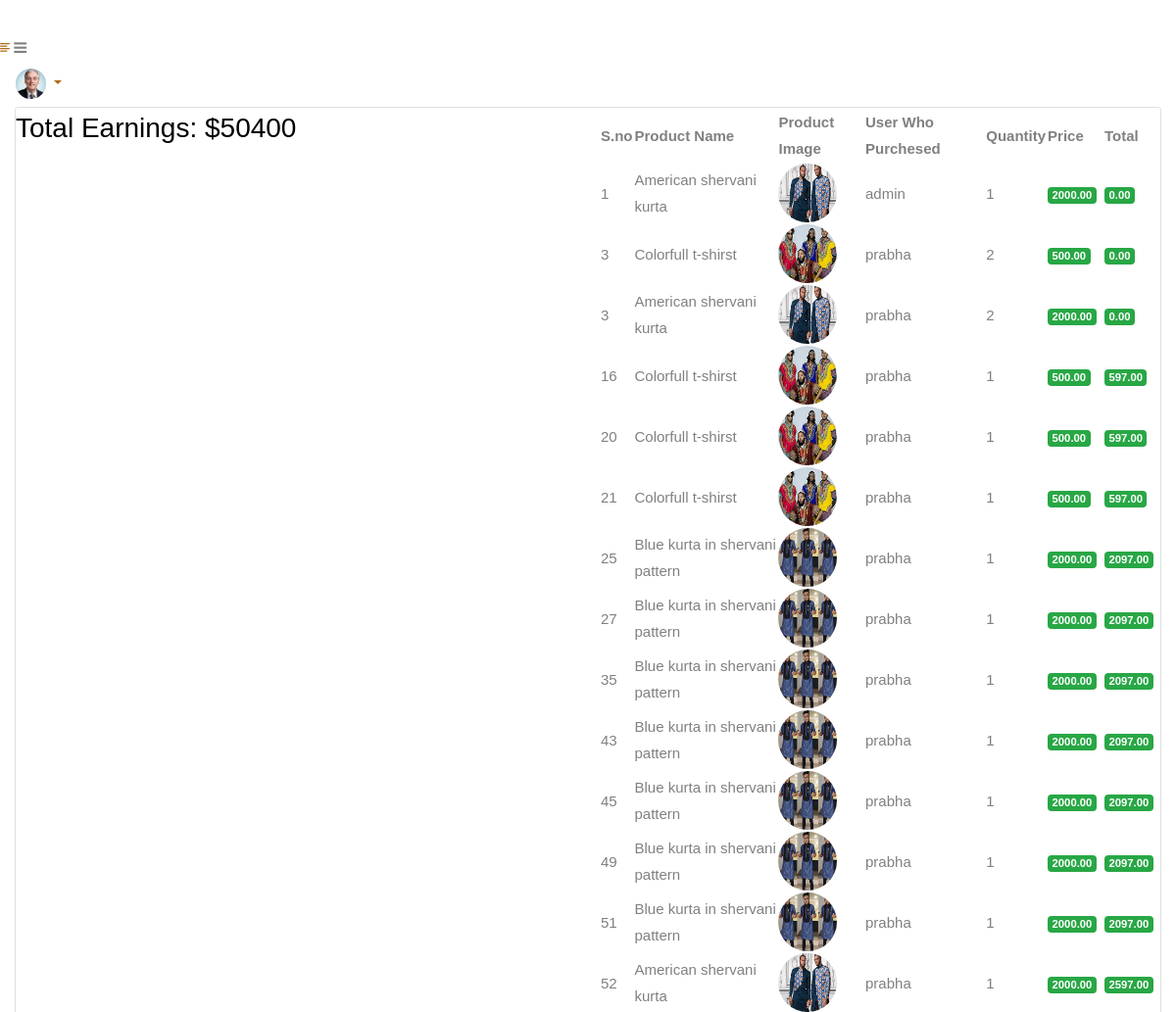
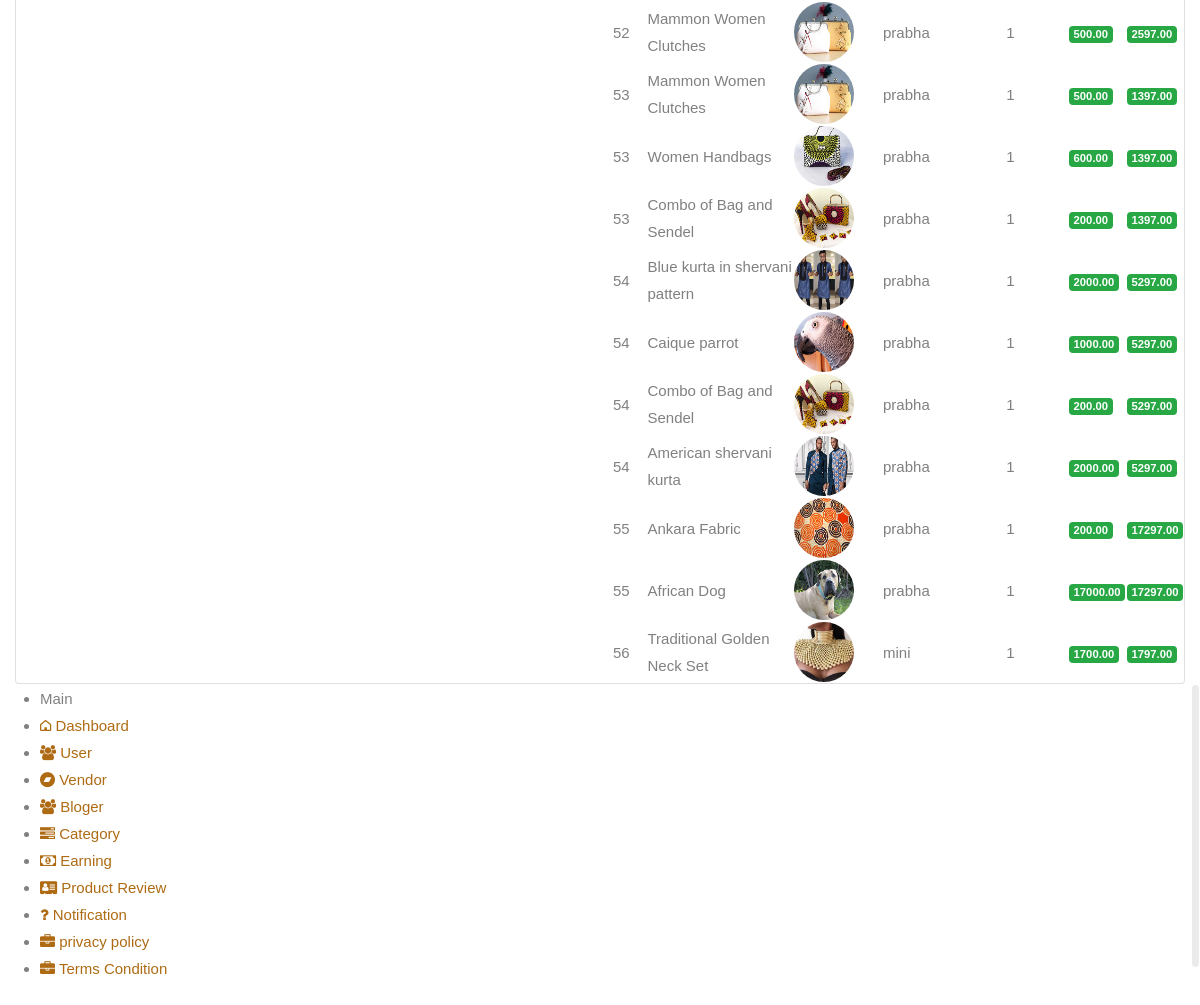
The page /earning_admin on the database as committed earlier (2 pictures, top to bottom).
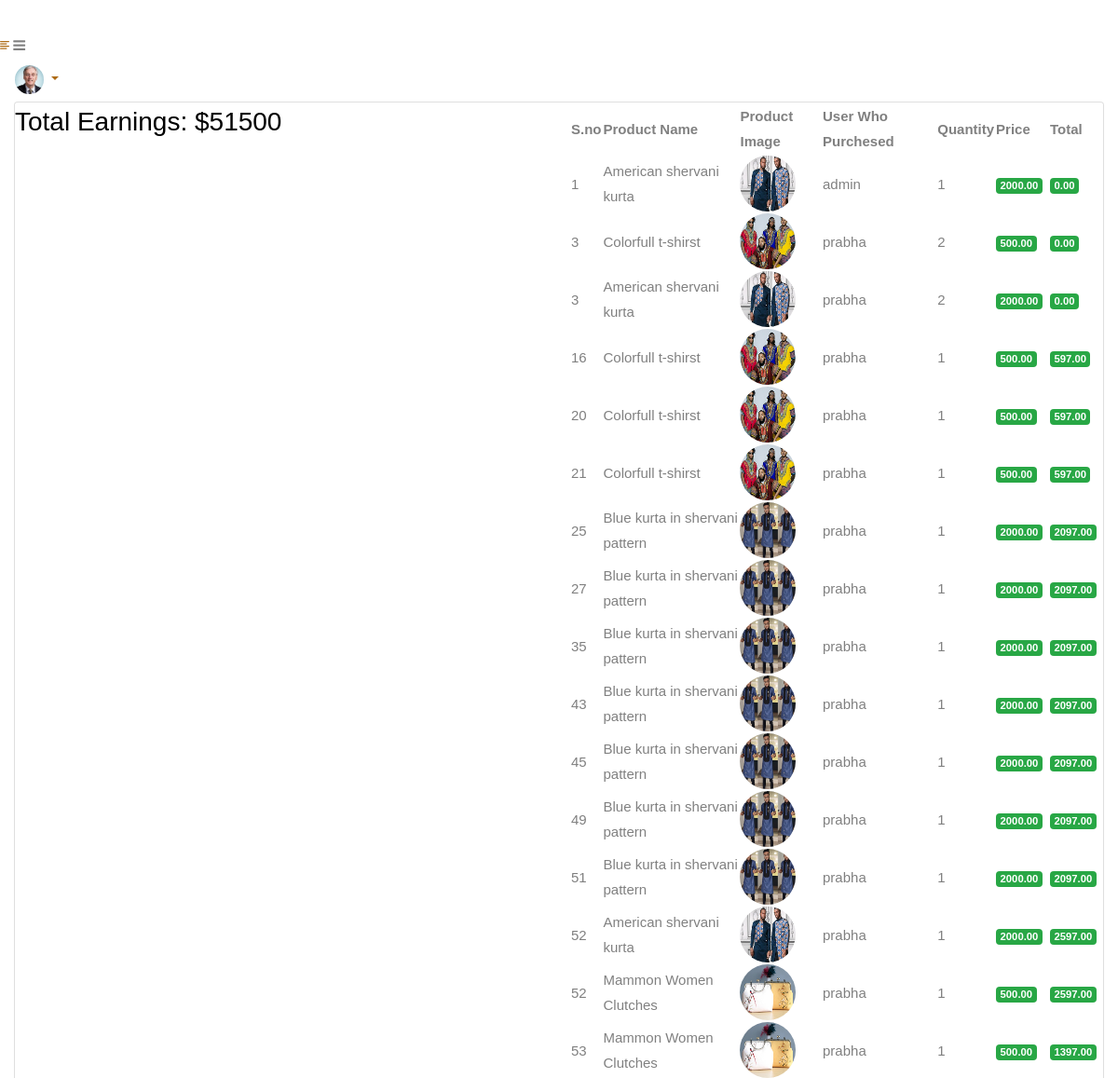
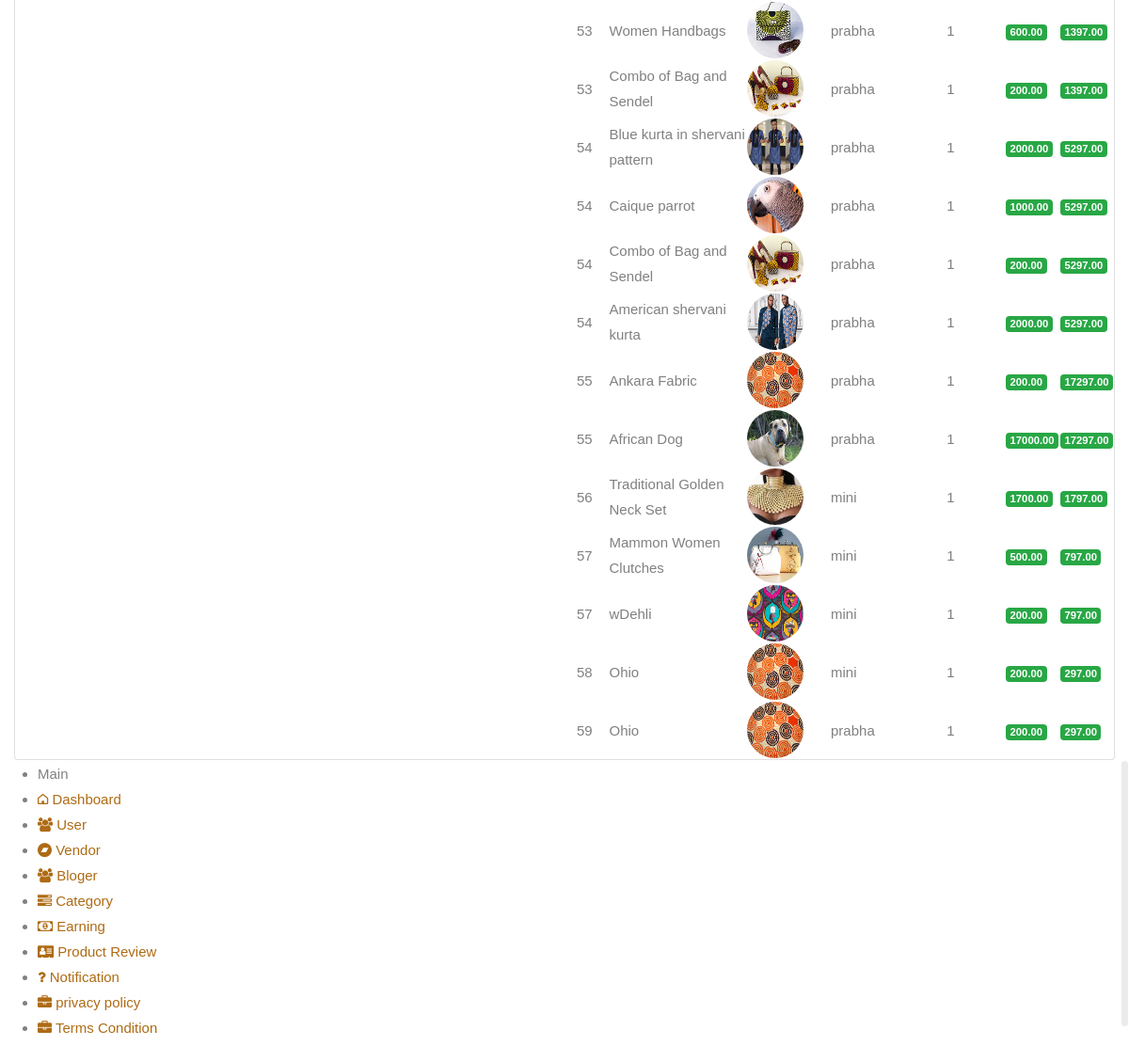
The same page on the database as committed later (2 pictures, top to bottom).
### myapp/models.py (models this page shows, shortened)
class Order(models.Model):
    user = models.ForeignKey(User, on_delete=models.CASCADE)
    created_at = models.DateTimeField(auto_now_add=True)
    shipping_address = models.ForeignKey(Adres, on_delete=models.SET_NULL, null=True, blank=True)
    total_price = models.DecimalField(max_digits=10, decimal_places=2)
    status = models.CharField(max_length=20,default='pending')

class OrderItem(models.Model):
    order = models.ForeignKey(Order, on_delete=models.CASCADE)
    product = models.ForeignKey(Product, on_delete=models.CASCADE)
    quantity = models.PositiveIntegerField()
    unit_price = models.DecimalField(max_digits=10, decimal_places=2)

class Product(models.Model):
    user = models.ForeignKey(User, on_delete=models.CASCADE, default=1)
    name = models.CharField(max_length=100)
    price = models.IntegerField(default=0)
    category = models.ForeignKey(Category, on_delete=models.CASCADE, default=1)
    description = models.CharField(max_length=200, default='' , null=True , blank=True)
    image = models.ImageField(upload_to='products')
    def total_earnings(self):
        order_items = OrderItem.objects.filter(product=self)
        total_quantity_sold = sum(item.quantity for item in order_items)
        return total_quantity_sold * self.price

class User(AbstractBaseUser, PermissionsMixin):
    email = models.EmailField(unique=True, verbose_name='Email Address')
    username = models.CharField(max_length=256)
    is_active = models.BooleanField(default=True)
    is_staff = models.BooleanField(default=False)
    is_admin = models.BooleanField(default=False)
    is_superuser = models.BooleanField(default=False)
    SUPERUSER = '1'
    VENDER = '2'
    ADDUSER = '3'
    BLOGER = '4'
    User_type=(
        ('Superuser','SUPERUSER'),
        ('AddUser','ADDUSER'),
        ('Vender','VENDER'),
        ('Bloger','BLOGER'),
    )
    user_type_data = (('Bloger','BLOGER'), ( VENDER, "Vender"), (ADDUSER, "AddUser"), (SUPERUSER, "Superuser"))
    user_type = models.CharField( choices=user_type_data, max_length=10,default='1')
    USERNAME_FIELD = 'email'
    REQUIRED_FIELDS = ['username']
    objects = UserManager()
    class Meta:
        db_table = 'user_profile'
    def __str__(self):
        return f'{self.username} '

### myapp/views.py (the view)
# urls.py: path('earning_admin', views.earning_admin,name='earning_admin'),
def earning_admin(request):
    user_orders = Order.objects.all()
    user_products = Product.objects.all()
    total_earnings = sum(product.total_earnings() for product in user_products)
    return render(request, 'earning_admin.html',{'user_products':user_products, 'total_earnings':total_earnings, 'user_orders':user_orders})

### templates/earning_admin.html
{% extends 'base.html'%}
{% load widget_tweaks %}
{% load static %}
{% block content%}
<div class="page-wrapper">
    <div class="content container-fluid">
        <div class="page-header">
            <div class="row">
                <div class="col-sm-12">
                    <div class="card full-header">
                        <div class="users">
                            <h3 class="page-title">Total Earnings: ${{ total_earnings }}</h3>
                        </div>
                        <div class="user-box">
                            <div class="datatables">
                                <table id="example" class="display nowrap" style="width:100%">
                                    <thead>
                                        <tr>
                                            <th>S.no</th>
                                            <th>Product Name</th>
                                            <th>Product Image</th>
                                            <th>User Who Purchesed</th>
                                            <th>Quantity</th>
                                            <th>Price</th>
                                            <th>Total</th>
                                        </tr>
                                    </thead>
                                    <tbody>
                                        <tr class="even">
                                            {% for order in user_orders %}
                                            {% for item in order.orderitem_set.all %}
                                            <td>{{ order.id }}</td>
                                            <td>{{item.product.name}}</td>
                                            <td><img class="rounded-circle" src="{{item.product.image.url}}" width="31"
                                                    alt="{{item.user}}" style="height: 60px;width: 60px;"></td>
                                            <td>{{order.user}}</td>
                                            <td>{{ item.quantity }}</td>
                                            <td>
                                                <div class="badge badge-success">{{item.unit_price}}</div>
                                            </td>
                                            <td>
                                                <div class="badge badge-success">{{order.total_price}}</div>
                                            </td>
                                        </tr>
                                        {% endfor %}
                                        {% endfor %}
                                    </tbody>
                                </table>
                            </div>
                        </div>
                    </div>
                </div>
            </div>
        </div>
        <div class="row">
            <div class="col-sm-12">
            </div>
        </div>
    </div>
</div>
</div>
{% endblock %}

### templates/base.html (shortened to what this page needs)
{% load static %}
<!DOCTYPE html>
<html lang="en">
<head>
    <link rel="stylesheet" href="{% static 'admin/css/font-awesome.min.css'%}">
    <link rel="stylesheet" href="{% static 'admin/css/bootstrap.min.css' %}">
    <link rel="stylesheet" href="{% static 'admin/css/feathericon.min.css' %}">
    <link rel="stylesheet" href="{% static 'admin/plugins/morris/morris.css' %}">
    <link rel="stylesheet" href="{% static 'admin/css/style.css' %}">
</head>
<body>
    <div class="main-wrapper">
        {% include 'header.html'%}
        {% block content %}
        {% endblock %}
        {% include 'sidebar.html'%}
</body>
</html>

### templates/header.html (shortened to what this page needs)
 {% load static %}
 <div class="header">
    <div class="header-left">
        <a href="/dashboard" class="logo">
            <img src="{% static 'admin/img/logo.png'%}" alt="Logo">
        </a>
        <a href="/dashboard" class="logo logo-small">
            <img src="{% static 'admin/img/logo-small.png'%}" alt="Logo" width="30" height="30">
        </a>
    </div>
    <a href="javascript:void(0);" id="toggle_btn">
        <i class="fe fe-text-align-left"></i>
    </a>
    <a class="mobile_btn" id="mobile_btn">
        <i class="fa fa-bars"></i>
    </a>
    <ul class="nav user-menu">
        <li class="nav-item dropdown has-arrow">
            <a href="#" class="dropdown-toggle nav-link" data-toggle="dropdown">
                <span class="user-img"><img class="rounded-circle" src="{% static 'admin/img/profiles/avatar-01.jpg'%}"
                        width="31" alt="Ryan Taylor"></span>
            </a>
        </li>
    </ul>
</div>

### templates/sidebar.html (shortened to what this page needs)
{% load static %}
  <div class="sidebar" id="sidebar">
    <div class="sidebar-inner slimscroll">
        <div id="sidebar-menu" class="sidebar-menu">
            <ul>
                <li class="menu-title">
                    <span>Main</span>
                </li>
                <li class="active">
                    <a href="/dashboard"><i class="fe fe-home"></i> <span>Dashboard</span></a>
                </li>
                <li class="submenu">
                    <a href="#" class=""><i class="fa fa-users "></i> <span> User </span> </a>
                </li>
                <li class="submenu">
                    <a href="#" class=""><i class="fa fa-bandcamp "></i> <span> Vendor </span> </a>
                </li>
                <li class="submenu">
                    <a href="#" class=""><i class="fa fa-users "></i> <span> Bloger </span> </a>
                </li>
                <li class="submenu">
                    <a href="#" class=""><i class="fa fa-tasks"></i> <span> Category </span> </a>
                </li>
                <li>
                    <a href="/earning_admin"><i class="fa fa-money"></i> <span>Earning</span></a>
                </li>
                <li>
                    <a href="Product_review.html"><i class="fa fa-address-card"></i> <span>Product
                            Review</span></a>
                </li>
                <li>
                    <a href="Notification.html"><i class="fa fa-question"></i> <span>Notification</span></a>
                </li>
                <li>
                    <a href="privacy_policy.html"><i class="fa fa-briefcase"></i> <span>privacy
                            policy</span></a>
                </li>
                <li>
                    <a href="terms_condition.html"><i class="fa fa-briefcase"></i> <span>Terms
                            Condition</span></a>
                </li>
            </ul>
        </div>
    </div>
</div>

Rows that differ between the two databases and show on the page:
added Order: id "57", user "mini", total_price "797.00"
added OrderItem: product.name "Mammon Women Clutches", product.image (picture), quantity "1", unit_price "500.00"
added OrderItem: product.name "wDehli", product.image (picture), quantity "1", unit_price "200.00"
added Order: id "58", user "mini", total_price "297.00"
added OrderItem: product.name "Ohio", product.image (picture), quantity "1", unit_price "200.00"
added Order: id "59", user "prabha", total_price "297.00"
added OrderItem: product.name "Ohio", product.image (picture), quantity "1", unit_price "200.00"
Other text that changed with them:
{{ total_earnings }}: "50400" → "51500"
